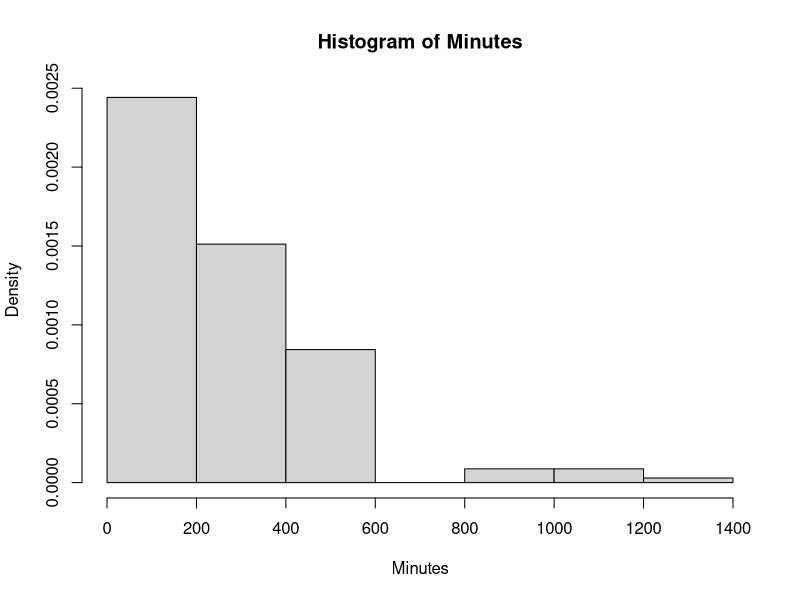

This figure's R source:
setwd("C:\\Users\\victoria\\Downloads")

MINUTES = read.csv("MINUTES.csv", sep = ";", dec = ".")

attach(MINUTES)

#First, we plot the data
dev.new()
hist(Minutes, freq = F)

#Hypothesis 0: Spanish who have practiced sport during 2023 spent 
# 326 minutes per week

#Hyphotesis 1: They practice more than 326 minutes per week

t.test(Minutes, mu = 326, alternative="g")

#pvalue= 0.9995, there is not enough evidence to accept hypothesis 1


# Explain if your test is asymptotic and why: To determine if t-test is asymptotic,

#1)The sample size is big enough to apply the CLT
dim(MINUTES) #Results approximate to normality due to CLT

#2) Verifying that data follows a normal distribution and if the t-test is appropriate

#normality test as prueba de Shapiro-Wilk can be applied for this
shapiro.test(MINUTES$Minutes) #p-value = 9.621e-12

#As the p-value here is smaller than 0.05, there is enough evidence to
#reject the normality hypothesis in the data --> t-test is not appropriate

#CONCLUSION: The test is NOT asymptotic

#However, even if the variable MINUTES does not follow a Normal distribution (which is the case)
# an asymptotic interval for mu could be constructed
